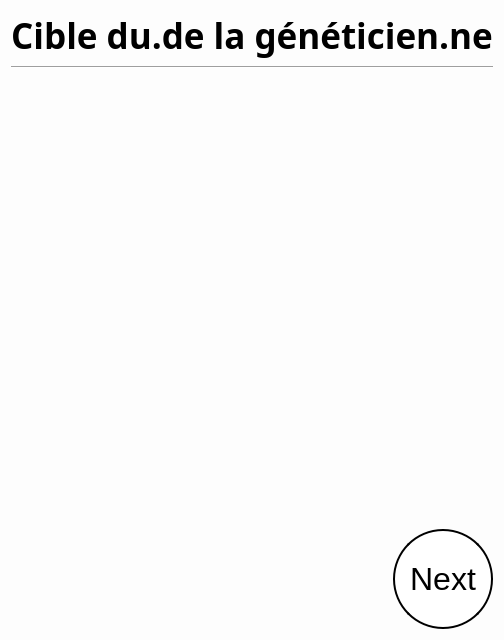
<?xml version="1.0" encoding="UTF-8"?>
<ui version="4.0">
 <class>GeneticistTarget</class>
 <widget class="QWidget" name="GeneticistTarget">
  <property name="geometry">
   <rect>
    <x>0</x>
    <y>0</y>
    <width>480</width>
    <height>640</height>
   </rect>
  </property>
  <property name="windowTitle">
   <string>Form</string>
  </property>
  <property name="styleSheet">
   <string notr="true">#GeneticistTarget {
    background-color: rgb(253, 253, 253);
    }

QPushButton  {
    border: 2px solid black;
    background-color: white;
    padding: 10px 10px;
    font-size: 32px;
    border-radius: 50px;
}</string>
  </property>
  <layout class="QGridLayout" name="gridLayout">
   <item row="0" column="0">
    <layout class="QVBoxLayout" name="verticalLayout_2">
     <item alignment="Qt::AlignHCenter">
      <widget class="QLabel" name="label">
       <property name="sizePolicy">
        <sizepolicy hsizetype="Fixed" vsizetype="Fixed">
         <horstretch>0</horstretch>
         <verstretch>0</verstretch>
        </sizepolicy>
       </property>
       <property name="font">
        <font>
         <family>Yu Gothic UI Semibold</family>
         <pointsize>26</pointsize>
         <weight>75</weight>
         <bold>true</bold>
        </font>
       </property>
       <property name="text">
        <string>Cible du.de la généticien.ne</string>
       </property>
       <property name="alignment">
        <set>Qt::AlignCenter</set>
       </property>
      </widget>
     </item>
     <item>
      <layout class="QVBoxLayout" name="verticalLayout">
       <item>
        <widget class="Line" name="line">
         <property name="font">
          <font>
           <family>Yu Gothic UI Semilight</family>
           <pointsize>18</pointsize>
          </font>
         </property>
         <property name="orientation">
          <enum>Qt::Horizontal</enum>
         </property>
        </widget>
       </item>
       <item>
        <spacer name="verticalSpacer">
         <property name="orientation">
          <enum>Qt::Vertical</enum>
         </property>
         <property name="sizeHint" stdset="0">
          <size>
           <width>20</width>
           <height>40</height>
          </size>
         </property>
        </spacer>
       </item>
       <item alignment="Qt::AlignRight">
        <widget class="QPushButton" name="nextButton">
         <property name="sizePolicy">
          <sizepolicy hsizetype="Fixed" vsizetype="Fixed">
           <horstretch>0</horstretch>
           <verstretch>0</verstretch>
          </sizepolicy>
         </property>
         <property name="minimumSize">
          <size>
           <width>100</width>
           <height>100</height>
          </size>
         </property>
         <property name="text">
          <string>Next</string>
         </property>
        </widget>
       </item>
      </layout>
     </item>
    </layout>
   </item>
  </layout>
 </widget>
 <resources/>
 <connections/>
</ui>
